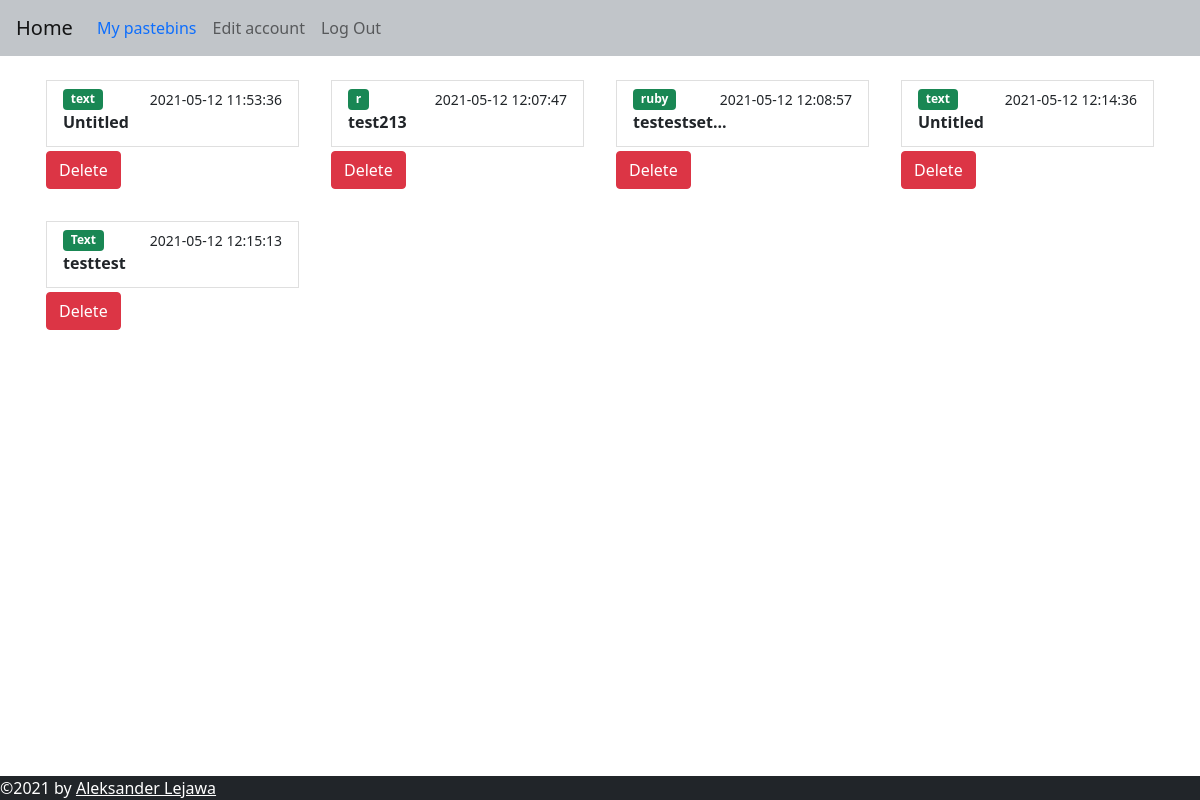
/user (signed in), run on the app's committed database.
### web/models.py (models this page shows, shortened)
class Pastebin(db.Model):
    id = db.Column(db.Integer, primary_key=True)
    title = db.Column(db.String(100), default="Untitled")
    content = db.Column(db.String(60000))
    syntax = db.Column(db.String(50))
    user_id = db.Column(db.Integer, db.ForeignKey("user.id"))
    date = db.Column(db.DateTime(timezone=True))
    expire_date = db.Column(db.DateTime(timezone=True))
    password = db.Column(db.String(150))
    link = db.Column(db.String(150), unique=True)

### web/user/routes.py (the view)
@bp.route("/user")
@login_required
def user():
   return render_template("user/user.html", user=current_user)

### web/templates/user/user.html (shortened to what this page needs)
{% extends "base.html" %}
{% block content %}
<div class="row row-cols-4">
  {% for pastebin in user.pastebins %}
  <div class="col p-3">
    <a href="{{pastebin.link}}" class="list-group-item list-group-item-action">
      <div class="d-flex w-100 justify-content-between">
        <span class="badge bg-success">{{ pastebin.syntax }}</span>
        <small>{{ pastebin.date.replace(microsecond=0) }}</small>
      </div>
      <p class="mb-1"><b>{{ pastebin.title if pastebin.title|length < 10 else pastebin.title[:10] + "..."}}</b></p>
    </a>
    <form class="pastebin_button_form" action="/delete/{{ pastebin.link }}">
      <button class="btn btn-danger mt-1">Delete</button>
    </form>
  </div>
  {% endfor %}
</div>
{% endblock %}

### web/static/css/style.css (style rules this page uses)
.pastebin_button_form { display: inline; }

### data on the page
Pastebin: syntax "text", date.replace "2021-05-12 11:53:36", title "Untitled"
Pastebin: syntax "r", date.replace "2021-05-12 12:07:47", title "test213"
Pastebin: syntax "ruby", date.replace "2021-05-12 12:08:57", title "testestset..."
Pastebin: syntax "text", date.replace "2021-05-12 12:14:36", title "Untitled"
Pastebin: syntax "Text", date.replace "2021-05-12 12:15:13", title "testtest"
